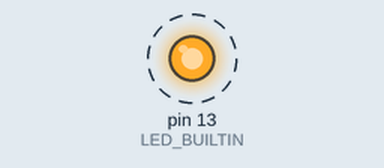
Simulated run of this sketch. Board: Arduino Uno, built with avr-gcc and run on an emulated ATmega328P. Parts: output pins drawn as LEDs (lit = HIGH). Dashed ring = blinking.

Above: at 0.03 s.
Timing chart, 0 to 3.0 s (numbered marks = the images above):
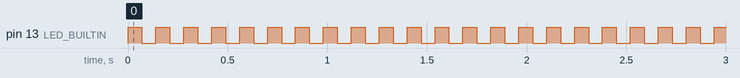

Measured:
- by itself, pin 13 (LED_BUILTIN): alternates HIGH for 0.07 s and LOW for 0.07 s

The sketch:

luz_intermitente.ino
```cpp
// C++ code
//
void setup()
{
  pinMode(LED_BUILTIN, OUTPUT);
}

void loop()
{
  digitalWrite(LED_BUILTIN, HIGH);
  delay(70); // Wait for 1000 millisecond(s)
  digitalWrite(LED_BUILTIN, LOW);
  delay(70); // Wait for 1000 millisecond(s)
}
```
